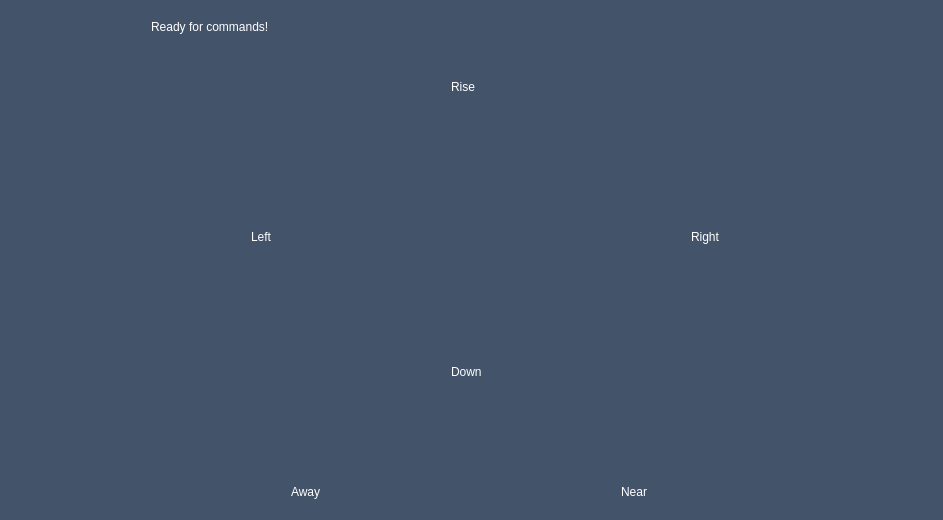
<?xml version="1.0" encoding="UTF-8"?>
<ui version="4.0">
 <class>MainWindow</class>
 <widget class="QMainWindow" name="MainWindow">
  <property name="geometry">
   <rect>
    <x>0</x>
    <y>0</y>
    <width>943</width>
    <height>520</height>
   </rect>
  </property>
  <property name="windowTitle">
   <string>MainWindow</string>
  </property>
  <widget class="QWidget" name="centralWidget">
   <property name="styleSheet">
    <string notr="true">background: rgb(67, 83, 106);</string>
   </property>
   <layout class="QGridLayout" name="gridLayout">
    <item row="0" column="0">
     <widget class="QStackedWidget" name="stackedWidget">
      <property name="styleSheet">
       <string notr="true">background: rgba(51, 64, 88, 0%);</string>
      </property>
      <property name="currentIndex">
       <number>1</number>
      </property>
      <widget class="QWidget" name="startPage">
       <property name="styleSheet">
        <string notr="true">background: rgb(67, 83, 106)</string>
       </property>
       <widget class="QHoverSensitiveButton" name="backButton_3">
        <property name="geometry">
         <rect>
          <x>20</x>
          <y>10</y>
          <width>141</width>
          <height>71</height>
         </rect>
        </property>
        <property name="styleSheet">
         <string notr="true">background-color: rgba(0, 0, 0, 0%);
border: solid;
</string>
        </property>
        <property name="text">
         <string/>
        </property>
        <property name="icon">
         <iconset resource="resources.qrc">
          <normaloff>:/images/back.png</normaloff>:/images/back.png</iconset>
        </property>
        <property name="iconSize">
         <size>
          <width>100</width>
          <height>100</height>
         </size>
        </property>
       </widget>
       <widget class="QPushButton" name="pushButton_3">
        <property name="geometry">
         <rect>
          <x>180</x>
          <y>10</y>
          <width>661</width>
          <height>491</height>
         </rect>
        </property>
        <property name="styleSheet">
         <string notr="true">background-color: rgba(0, 0, 0, 0%);
border: solid;
</string>
        </property>
        <property name="text">
         <string/>
        </property>
        <property name="icon">
         <iconset resource="resources.qrc">
          <normaloff>:/images/settings-help.png</normaloff>:/images/settings-help.png</iconset>
        </property>
        <property name="iconSize">
         <size>
          <width>600</width>
          <height>500</height>
         </size>
        </property>
       </widget>
      </widget>
      <widget class="QWidget" name="movementPage">
       <widget class="QHoverSensitiveButton" name="releaseButton">
        <property name="geometry">
         <rect>
          <x>750</x>
          <y>390</y>
          <width>162</width>
          <height>102</height>
         </rect>
        </property>
        <property name="font">
         <font>
          <family>Helvetica</family>
          <pointsize>29</pointsize>
          <weight>50</weight>
          <italic>false</italic>
          <bold>false</bold>
         </font>
        </property>
        <property name="styleSheet">
         <string notr="true">background-color: rgba(90, 225, 143, 0%);
border-style: solid;
</string>
        </property>
        <property name="text">
         <string/>
        </property>
        <property name="icon">
         <iconset resource="resources.qrc">
          <normaloff>:/images/retract.png</normaloff>:/images/retract.png</iconset>
        </property>
        <property name="iconSize">
         <size>
          <width>120</width>
          <height>120</height>
         </size>
        </property>
       </widget>
       <widget class="QHoverSensitiveButton" name="forwardButton">
        <property name="geometry">
         <rect>
          <x>0</x>
          <y>280</y>
          <width>251</width>
          <height>101</height>
         </rect>
        </property>
        <property name="styleSheet">
         <string notr="true">background-color: rgba(38, 48, 71, 0%);
font: 29pt &quot;Helvetica&quot;;
border: solid;</string>
        </property>
        <property name="text">
         <string/>
        </property>
        <property name="icon">
         <iconset resource="resources.qrc">
          <normaloff>:/images/forward.png</normaloff>:/images/forward.png</iconset>
        </property>
        <property name="iconSize">
         <size>
          <width>200</width>
          <height>200</height>
         </size>
        </property>
       </widget>
       <widget class="QHoverSensitiveButton" name="backwardButton">
        <property name="geometry">
         <rect>
          <x>0</x>
          <y>390</y>
          <width>251</width>
          <height>101</height>
         </rect>
        </property>
        <property name="styleSheet">
         <string notr="true">background-color: rgba(38, 48, 71, 0%);
font: 29pt &quot;Helvetica&quot;;
border: solid;</string>
        </property>
        <property name="text">
         <string/>
        </property>
        <property name="icon">
         <iconset resource="resources.qrc">
          <normaloff>:/images/backward.png</normaloff>:/images/backward.png</iconset>
        </property>
        <property name="iconSize">
         <size>
          <width>200</width>
          <height>200</height>
         </size>
        </property>
       </widget>
       <widget class="QHoverSensitiveButton" name="upButton">
        <property name="geometry">
         <rect>
          <x>400</x>
          <y>100</y>
          <width>171</width>
          <height>71</height>
         </rect>
        </property>
        <property name="styleSheet">
         <string notr="true">background-color: rgba(38, 48, 71, 0%);
font: 20pt &quot;Helvetica&quot;;
border: solid;</string>
        </property>
        <property name="text">
         <string/>
        </property>
        <property name="icon">
         <iconset resource="resources.qrc">
          <normaloff>:/images/up.png</normaloff>:/images/up.png</iconset>
        </property>
        <property name="iconSize">
         <size>
          <width>120</width>
          <height>120</height>
         </size>
        </property>
       </widget>
       <widget class="QHoverSensitiveButton" name="leftButton">
        <property name="geometry">
         <rect>
          <x>310</x>
          <y>160</y>
          <width>91</width>
          <height>131</height>
         </rect>
        </property>
        <property name="styleSheet">
         <string notr="true">background-color: rgba(38, 48, 71, 0%);
font: 20pt &quot;Helvetica&quot;;
border: solid;</string>
        </property>
        <property name="text">
         <string/>
        </property>
        <property name="icon">
         <iconset resource="resources.qrc">
          <normaloff>:/images/left.png</normaloff>:/images/left.png</iconset>
        </property>
        <property name="iconSize">
         <size>
          <width>100</width>
          <height>120</height>
         </size>
        </property>
       </widget>
       <widget class="QHoverSensitiveButton" name="rightButton">
        <property name="geometry">
         <rect>
          <x>570</x>
          <y>160</y>
          <width>91</width>
          <height>131</height>
         </rect>
        </property>
        <property name="styleSheet">
         <string notr="true">background-color: rgba(38, 48, 71, 0%);
font: 20pt &quot;Helvetica&quot;;
border: solid;</string>
        </property>
        <property name="text">
         <string/>
        </property>
        <property name="icon">
         <iconset resource="resources.qrc">
          <normaloff>:/images/right.png</normaloff>:/images/right.png</iconset>
        </property>
        <property name="iconSize">
         <size>
          <width>100</width>
          <height>120</height>
         </size>
        </property>
       </widget>
       <widget class="QHoverSensitiveButton" name="downButton">
        <property name="geometry">
         <rect>
          <x>400</x>
          <y>260</y>
          <width>171</width>
          <height>71</height>
         </rect>
        </property>
        <property name="styleSheet">
         <string notr="true">background-color: rgba(38, 48, 71, 0%);
font: 20pt &quot;Helvetica&quot;;
border: solid;</string>
        </property>
        <property name="text">
         <string/>
        </property>
        <property name="icon">
         <iconset resource="resources.qrc">
          <normaloff>:/images/down.png</normaloff>:/images/down.png</iconset>
        </property>
        <property name="iconSize">
         <size>
          <width>120</width>
          <height>120</height>
         </size>
        </property>
       </widget>
       <widget class="QLabel" name="ready_label">
        <property name="geometry">
         <rect>
          <x>140</x>
          <y>0</y>
          <width>711</width>
          <height>31</height>
         </rect>
        </property>
        <property name="styleSheet">
         <string notr="true">qproperty-alignment: AlignCenter;
font: 20pt &quot;.Helvetica Neue DeskInterface&quot;;
color: white;
</string>
        </property>
        <property name="text">
         <string>Ready for commands!</string>
        </property>
       </widget>
       <widget class="QHoverSensitiveButton" name="clawLeft">
        <property name="geometry">
         <rect>
          <x>270</x>
          <y>340</y>
          <width>111</width>
          <height>131</height>
         </rect>
        </property>
        <property name="styleSheet">
         <string notr="true">background-color: rgba(38, 48, 71, 0%);
font: 29pt &quot;Helvetica&quot;;
border: solid;</string>
        </property>
        <property name="text">
         <string/>
        </property>
        <property name="icon">
         <iconset resource="resources.qrc">
          <normaloff>:/images/away.png</normaloff>:/images/away.png</iconset>
        </property>
        <property name="iconSize">
         <size>
          <width>120</width>
          <height>120</height>
         </size>
        </property>
       </widget>
       <widget class="QHoverSensitiveButton" name="clawRight">
        <property name="geometry">
         <rect>
          <x>590</x>
          <y>340</y>
          <width>121</width>
          <height>131</height>
         </rect>
        </property>
        <property name="styleSheet">
         <string notr="true">background-color: rgba(38, 48, 71, 0%);
font: 29pt &quot;Helvetica&quot;;
border: solid;
</string>
        </property>
        <property name="text">
         <string/>
        </property>
        <property name="icon">
         <iconset resource="resources.qrc">
          <normaloff>:/images/near.png</normaloff>:/images/near.png</iconset>
        </property>
        <property name="iconSize">
         <size>
          <width>120</width>
          <height>120</height>
         </size>
        </property>
       </widget>
       <widget class="QLabel" name="ready_label_2">
        <property name="geometry">
         <rect>
          <x>440</x>
          <y>60</y>
          <width>91</width>
          <height>31</height>
         </rect>
        </property>
        <property name="styleSheet">
         <string notr="true">qproperty-alignment: AlignCenter;
font: 20pt &quot;.Helvetica Neue DeskInterface&quot;;
color: white;
</string>
        </property>
        <property name="text">
         <string>Rise</string>
        </property>
       </widget>
       <widget class="QLabel" name="ready_label_3">
        <property name="geometry">
         <rect>
          <x>680</x>
          <y>210</y>
          <width>61</width>
          <height>31</height>
         </rect>
        </property>
        <property name="styleSheet">
         <string notr="true">qproperty-alignment: AlignCenter;
font: 20pt &quot;.Helvetica Neue DeskInterface&quot;;
color: white;
</string>
        </property>
        <property name="text">
         <string>Right</string>
        </property>
       </widget>
       <widget class="QLabel" name="ready_label_4">
        <property name="geometry">
         <rect>
          <x>440</x>
          <y>350</y>
          <width>91</width>
          <height>21</height>
         </rect>
        </property>
        <property name="styleSheet">
         <string notr="true">qproperty-alignment: AlignCenter;
font: 20pt &quot;.Helvetica Neue DeskInterface&quot;;
color: white;
</string>
        </property>
        <property name="text">
         <string>Down</string>
        </property>
       </widget>
       <widget class="QLabel" name="ready_label_5">
        <property name="geometry">
         <rect>
          <x>240</x>
          <y>210</y>
          <width>61</width>
          <height>31</height>
         </rect>
        </property>
        <property name="styleSheet">
         <string notr="true">qproperty-alignment: AlignCenter;
font: 20pt &quot;.Helvetica Neue DeskInterface&quot;;
color: white;
</string>
        </property>
        <property name="text">
         <string>Left</string>
        </property>
       </widget>
       <widget class="QHoverSensitiveButton" name="stopButton">
        <property name="geometry">
         <rect>
          <x>400</x>
          <y>170</y>
          <width>171</width>
          <height>91</height>
         </rect>
        </property>
        <property name="styleSheet">
         <string notr="true">background-color: rgba(90, 225, 143, 0%);
border: solid;</string>
        </property>
        <property name="text">
         <string/>
        </property>
        <property name="icon">
         <iconset resource="resources.qrc">
          <normaloff>:/images/cancel.png</normaloff>:/images/cancel.png</iconset>
        </property>
        <property name="iconSize">
         <size>
          <width>150</width>
          <height>100</height>
         </size>
        </property>
       </widget>
       <widget class="QHoverSensitiveButton" name="fetchButton">
        <property name="geometry">
         <rect>
          <x>760</x>
          <y>280</y>
          <width>141</width>
          <height>101</height>
         </rect>
        </property>
        <property name="styleSheet">
         <string notr="true">background-color: rgba(90, 225, 143, 0%);
border-style: solid;
</string>
        </property>
        <property name="text">
         <string/>
        </property>
        <property name="icon">
         <iconset resource="resources.qrc">
          <normaloff>:/images/extend.png</normaloff>:/images/extend.png</iconset>
        </property>
        <property name="iconSize">
         <size>
          <width>120</width>
          <height>120</height>
         </size>
        </property>
       </widget>
       <widget class="QLabel" name="voice_label">
        <property name="geometry">
         <rect>
          <x>150</x>
          <y>40</y>
          <width>731</width>
          <height>31</height>
         </rect>
        </property>
        <property name="styleSheet">
         <string notr="true">qproperty-alignment: AlignCenter;
font: 20pt &quot;.Helvetica Neue DeskInterface&quot;;
color: white;
</string>
        </property>
        <property name="text">
         <string/>
        </property>
       </widget>
       <widget class="QHoverSensitiveButton" name="tutorialButton">
        <property name="geometry">
         <rect>
          <x>830</x>
          <y>0</y>
          <width>61</width>
          <height>101</height>
         </rect>
        </property>
        <property name="styleSheet">
         <string notr="true">background-color: rgba(183, 183, 183, 0);
border: solid;</string>
        </property>
        <property name="text">
         <string/>
        </property>
        <property name="icon">
         <iconset resource="resources.qrc">
          <normaloff>:/images/help.png</normaloff>:/images/help.png</iconset>
        </property>
        <property name="iconSize">
         <size>
          <width>80</width>
          <height>60</height>
         </size>
        </property>
       </widget>
       <widget class="QHoverSensitiveButton" name="settingButton">
        <property name="geometry">
         <rect>
          <x>720</x>
          <y>0</y>
          <width>81</width>
          <height>91</height>
         </rect>
        </property>
        <property name="styleSheet">
         <string notr="true">background-color: rgba(183, 183, 183, 0%);
border: solid;</string>
        </property>
        <property name="text">
         <string/>
        </property>
        <property name="icon">
         <iconset resource="resources.qrc">
          <normaloff>:/images/gear.png</normaloff>:/images/gear.png</iconset>
        </property>
        <property name="iconSize">
         <size>
          <width>80</width>
          <height>80</height>
         </size>
        </property>
       </widget>
       <widget class="QLabel" name="ready_label_6">
        <property name="geometry">
         <rect>
          <x>280</x>
          <y>470</y>
          <width>91</width>
          <height>21</height>
         </rect>
        </property>
        <property name="styleSheet">
         <string notr="true">qproperty-alignment: AlignCenter;
font: 20pt &quot;.Helvetica Neue DeskInterface&quot;;
color: white;
</string>
        </property>
        <property name="text">
         <string>Away</string>
        </property>
       </widget>
       <widget class="QLabel" name="ready_label_7">
        <property name="geometry">
         <rect>
          <x>610</x>
          <y>470</y>
          <width>91</width>
          <height>21</height>
         </rect>
        </property>
        <property name="styleSheet">
         <string notr="true">qproperty-alignment: AlignCenter;
font: 20pt &quot;.Helvetica Neue DeskInterface&quot;;
color: white;
</string>
        </property>
        <property name="text">
         <string>Near</string>
        </property>
       </widget>
      </widget>
      <widget class="QWidget" name="settingsPage">
       <property name="styleSheet">
        <string notr="true">background: rgb(67, 83, 106)</string>
       </property>
       <widget class="QHoverSensitiveButton" name="backButton">
        <property name="geometry">
         <rect>
          <x>20</x>
          <y>10</y>
          <width>141</width>
          <height>71</height>
         </rect>
        </property>
        <property name="styleSheet">
         <string notr="true">background-color: rgba(0, 0, 0, 0%);
border: solid;
</string>
        </property>
        <property name="text">
         <string/>
        </property>
        <property name="icon">
         <iconset resource="resources.qrc">
          <normaloff>:/images/back.png</normaloff>:/images/back.png</iconset>
        </property>
        <property name="iconSize">
         <size>
          <width>100</width>
          <height>100</height>
         </size>
        </property>
       </widget>
       <widget class="QHoverSensitiveButton" name="hoverButton">
        <property name="geometry">
         <rect>
          <x>60</x>
          <y>240</y>
          <width>141</width>
          <height>71</height>
         </rect>
        </property>
        <property name="styleSheet">
         <string notr="true"/>
        </property>
        <property name="text">
         <string>ON</string>
        </property>
       </widget>
       <widget class="QLabel" name="label_4">
        <property name="geometry">
         <rect>
          <x>230</x>
          <y>260</y>
          <width>181</width>
          <height>41</height>
         </rect>
        </property>
        <property name="font">
         <font>
          <family>Helvetica</family>
          <pointsize>29</pointsize>
          <weight>50</weight>
          <italic>false</italic>
          <bold>false</bold>
         </font>
        </property>
        <property name="layoutDirection">
         <enum>Qt::LeftToRight</enum>
        </property>
        <property name="styleSheet">
         <string notr="true">qproperty-alignment: AlignCenter;
font: 29pt &quot;Helvetica&quot;;
color: white;</string>
        </property>
        <property name="text">
         <string>Hover Mode</string>
        </property>
       </widget>
       <widget class="QLabel" name="hover_time_label">
        <property name="geometry">
         <rect>
          <x>10</x>
          <y>420</y>
          <width>111</width>
          <height>31</height>
         </rect>
        </property>
        <property name="font">
         <font>
          <family>Helvetica</family>
          <pointsize>24</pointsize>
          <weight>50</weight>
          <italic>false</italic>
          <bold>false</bold>
         </font>
        </property>
        <property name="styleSheet">
         <string notr="true">qproperty-alignment: AlignCenter;
font: 24pt &quot;Helvetica&quot;;
color: white;</string>
        </property>
        <property name="text">
         <string>3.0 secs</string>
        </property>
       </widget>
       <widget class="QHoverSensitiveButton" name="hover_time_up_button">
        <property name="geometry">
         <rect>
          <x>130</x>
          <y>370</y>
          <width>71</width>
          <height>61</height>
         </rect>
        </property>
        <property name="styleSheet">
         <string notr="true">background-color: rgba(255, 248, 102, 0%);
font: 30pt &quot;.Helvetica Neue DeskInterface&quot;;
border: solid;</string>
        </property>
        <property name="text">
         <string/>
        </property>
        <property name="icon">
         <iconset resource="resources.qrc">
          <normaloff>:/images/plus.png</normaloff>:/images/plus.png</iconset>
        </property>
        <property name="iconSize">
         <size>
          <width>60</width>
          <height>60</height>
         </size>
        </property>
       </widget>
       <widget class="QHoverSensitiveButton" name="hover_time_down_button">
        <property name="geometry">
         <rect>
          <x>130</x>
          <y>430</y>
          <width>71</width>
          <height>61</height>
         </rect>
        </property>
        <property name="styleSheet">
         <string notr="true">background-color: rgba(29, 241, 240, 0%);
font: 30pt &quot;.Helvetica Neue DeskInterface&quot;;
border: solid</string>
        </property>
        <property name="text">
         <string/>
        </property>
        <property name="icon">
         <iconset resource="resources.qrc">
          <normaloff>:/images/minus.png</normaloff>:/images/minus.png</iconset>
        </property>
        <property name="iconSize">
         <size>
          <width>60</width>
          <height>60</height>
         </size>
        </property>
       </widget>
       <widget class="QLabel" name="label_6">
        <property name="geometry">
         <rect>
          <x>240</x>
          <y>420</y>
          <width>151</width>
          <height>41</height>
         </rect>
        </property>
        <property name="font">
         <font>
          <family>Helvetica</family>
          <pointsize>29</pointsize>
          <weight>50</weight>
          <italic>false</italic>
          <bold>false</bold>
         </font>
        </property>
        <property name="layoutDirection">
         <enum>Qt::LeftToRight</enum>
        </property>
        <property name="styleSheet">
         <string notr="true">qproperty-alignment: AlignCenter;
font: 29pt &quot;Helvetica&quot;;
color: white;</string>
        </property>
        <property name="text">
         <string>Hover Time</string>
        </property>
       </widget>
       <widget class="QPushButton" name="pushButton_2">
        <property name="geometry">
         <rect>
          <x>380</x>
          <y>0</y>
          <width>221</width>
          <height>91</height>
         </rect>
        </property>
        <property name="styleSheet">
         <string notr="true">background-color: rgba(0,0,0,0%);
border: solid;
</string>
        </property>
        <property name="text">
         <string/>
        </property>
        <property name="icon">
         <iconset resource="resources.qrc">
          <normaloff>:/images/settings-title.png</normaloff>:/images/settings-title.png</iconset>
        </property>
        <property name="iconSize">
         <size>
          <width>150</width>
          <height>100</height>
         </size>
        </property>
       </widget>
       <widget class="QHoverSensitiveButton" name="change_fetch_vals_button">
        <property name="geometry">
         <rect>
          <x>60</x>
          <y>130</y>
          <width>141</width>
          <height>71</height>
         </rect>
        </property>
        <property name="text">
         <string/>
        </property>
       </widget>
       <widget class="QLabel" name="label_7">
        <property name="geometry">
         <rect>
          <x>220</x>
          <y>140</y>
          <width>201</width>
          <height>61</height>
         </rect>
        </property>
        <property name="font">
         <font>
          <family>Helvetica</family>
          <pointsize>29</pointsize>
          <weight>50</weight>
          <italic>false</italic>
          <bold>false</bold>
         </font>
        </property>
        <property name="layoutDirection">
         <enum>Qt::LeftToRight</enum>
        </property>
        <property name="styleSheet">
         <string notr="true">qproperty-alignment: AlignCenter;
font: 29pt &quot;Helvetica&quot;;
color: white;</string>
        </property>
        <property name="text">
         <string>Save Current
 Settings</string>
        </property>
       </widget>
       <widget class="QLabel" name="label_5">
        <property name="geometry">
         <rect>
          <x>680</x>
          <y>120</y>
          <width>221</width>
          <height>41</height>
         </rect>
        </property>
        <property name="font">
         <font>
          <family>Helvetica</family>
          <pointsize>29</pointsize>
          <weight>50</weight>
          <italic>false</italic>
          <bold>false</bold>
         </font>
        </property>
        <property name="layoutDirection">
         <enum>Qt::LeftToRight</enum>
        </property>
        <property name="styleSheet">
         <string notr="true">qproperty-alignment: AlignCenter;
font: 29pt &quot;Helvetica&quot;;
color: white;</string>
        </property>
        <property name="text">
         <string>Claw Rotation</string>
        </property>
       </widget>
       <widget class="QHoverSensitiveButton" name="claw_rotation_up_button">
        <property name="geometry">
         <rect>
          <x>600</x>
          <y>90</y>
          <width>71</width>
          <height>61</height>
         </rect>
        </property>
        <property name="styleSheet">
         <string notr="true">background-color: rgba(29, 241, 240, 0%);
font: 30pt &quot;.Helvetica Neue DeskInterface&quot;;
border: solid</string>
        </property>
        <property name="text">
         <string/>
        </property>
        <property name="icon">
         <iconset resource="resources.qrc">
          <normaloff>:/images/plus.png</normaloff>:/images/plus.png</iconset>
        </property>
        <property name="iconSize">
         <size>
          <width>60</width>
          <height>60</height>
         </size>
        </property>
       </widget>
       <widget class="QHoverSensitiveButton" name="claw_rotation_down_button">
        <property name="geometry">
         <rect>
          <x>600</x>
          <y>150</y>
          <width>71</width>
          <height>61</height>
         </rect>
        </property>
        <property name="styleSheet">
         <string notr="true">background-color: rgba(29, 241, 240, 0%);
font: 30pt &quot;.Helvetica Neue DeskInterface&quot;;
border: solid</string>
        </property>
        <property name="text">
         <string/>
        </property>
        <property name="icon">
         <iconset resource="resources.qrc">
          <normaloff>:/images/minus.png</normaloff>:/images/minus.png</iconset>
        </property>
        <property name="iconSize">
         <size>
          <width>71</width>
          <height>61</height>
         </size>
        </property>
       </widget>
       <widget class="QHoverSensitiveButton" name="move_delay_up_button">
        <property name="geometry">
         <rect>
          <x>600</x>
          <y>370</y>
          <width>71</width>
          <height>61</height>
         </rect>
        </property>
        <property name="styleSheet">
         <string notr="true">background-color: rgba(29, 241, 240, 0%);
font: 30pt &quot;.Helvetica Neue DeskInterface&quot;;
border: solid</string>
        </property>
        <property name="text">
         <string/>
        </property>
        <property name="icon">
         <iconset resource="resources.qrc">
          <normaloff>:/images/plus.png</normaloff>:/images/plus.png</iconset>
        </property>
        <property name="iconSize">
         <size>
          <width>60</width>
          <height>60</height>
         </size>
        </property>
       </widget>
       <widget class="QHoverSensitiveButton" name="move_delay_down_button">
        <property name="geometry">
         <rect>
          <x>600</x>
          <y>430</y>
          <width>71</width>
          <height>61</height>
         </rect>
        </property>
        <property name="styleSheet">
         <string notr="true">background-color: rgba(29, 241, 240, 0%);
font: 30pt &quot;.Helvetica Neue DeskInterface&quot;;
border: solid</string>
        </property>
        <property name="text">
         <string/>
        </property>
        <property name="icon">
         <iconset resource="resources.qrc">
          <normaloff>:/images/minus.png</normaloff>:/images/minus.png</iconset>
        </property>
        <property name="iconSize">
         <size>
          <width>60</width>
          <height>60</height>
         </size>
        </property>
       </widget>
       <widget class="QLabel" name="label_9">
        <property name="geometry">
         <rect>
          <x>700</x>
          <y>410</y>
          <width>171</width>
          <height>41</height>
         </rect>
        </property>
        <property name="font">
         <font>
          <family>Helvetica</family>
          <pointsize>29</pointsize>
          <weight>50</weight>
          <italic>false</italic>
          <bold>false</bold>
         </font>
        </property>
        <property name="layoutDirection">
         <enum>Qt::LeftToRight</enum>
        </property>
        <property name="styleSheet">
         <string notr="true">qproperty-alignment: AlignCenter;
font: 29pt &quot;Helvetica&quot;;
color: white;</string>
        </property>
        <property name="text">
         <string>Move Delay</string>
        </property>
       </widget>
       <widget class="QLabel" name="claw_rotation_label">
        <property name="geometry">
         <rect>
          <x>460</x>
          <y>120</y>
          <width>131</width>
          <height>31</height>
         </rect>
        </property>
        <property name="font">
         <font>
          <family>Helvetica</family>
          <pointsize>24</pointsize>
          <weight>50</weight>
          <italic>false</italic>
          <bold>false</bold>
         </font>
        </property>
        <property name="styleSheet">
         <string notr="true">qproperty-alignment: AlignCenter;
font: 24pt &quot;Helvetica&quot;;
color: white;</string>
        </property>
        <property name="text">
         <string>VAL</string>
        </property>
       </widget>
       <widget class="QLabel" name="move_delay_label">
        <property name="geometry">
         <rect>
          <x>460</x>
          <y>420</y>
          <width>131</width>
          <height>31</height>
         </rect>
        </property>
        <property name="font">
         <font>
          <family>Helvetica</family>
          <pointsize>24</pointsize>
          <weight>50</weight>
          <italic>false</italic>
          <bold>false</bold>
         </font>
        </property>
        <property name="styleSheet">
         <string notr="true">qproperty-alignment: AlignCenter;
font: 24pt &quot;Helvetica&quot;;
color: white;</string>
        </property>
        <property name="text">
         <string> VAL</string>
        </property>
       </widget>
       <widget class="QLabel" name="arm_rotation_label">
        <property name="geometry">
         <rect>
          <x>460</x>
          <y>270</y>
          <width>131</width>
          <height>31</height>
         </rect>
        </property>
        <property name="font">
         <font>
          <family>Helvetica</family>
          <pointsize>24</pointsize>
          <weight>50</weight>
          <italic>false</italic>
          <bold>false</bold>
         </font>
        </property>
        <property name="styleSheet">
         <string notr="true">qproperty-alignment: AlignCenter;
font: 24pt &quot;Helvetica&quot;;
color: white;</string>
        </property>
        <property name="text">
         <string> VAL</string>
        </property>
       </widget>
       <widget class="QHoverSensitiveButton" name="arm_rotation_up_button">
        <property name="geometry">
         <rect>
          <x>600</x>
          <y>230</y>
          <width>71</width>
          <height>61</height>
         </rect>
        </property>
        <property name="styleSheet">
         <string notr="true">background-color: rgba(29, 241, 240, 0%);
font: 30pt &quot;.Helvetica Neue DeskInterface&quot;;
border: solid</string>
        </property>
        <property name="text">
         <string/>
        </property>
        <property name="icon">
         <iconset resource="resources.qrc">
          <normaloff>:/images/plus.png</normaloff>:/images/plus.png</iconset>
        </property>
        <property name="iconSize">
         <size>
          <width>60</width>
          <height>60</height>
         </size>
        </property>
       </widget>
       <widget class="QLabel" name="label_10">
        <property name="geometry">
         <rect>
          <x>690</x>
          <y>270</y>
          <width>191</width>
          <height>41</height>
         </rect>
        </property>
        <property name="font">
         <font>
          <family>Helvetica</family>
          <pointsize>29</pointsize>
          <weight>50</weight>
          <italic>false</italic>
          <bold>false</bold>
         </font>
        </property>
        <property name="layoutDirection">
         <enum>Qt::LeftToRight</enum>
        </property>
        <property name="styleSheet">
         <string notr="true">qproperty-alignment: AlignCenter;
font: 29pt &quot;Helvetica&quot;;
color: white;</string>
        </property>
        <property name="text">
         <string>Arm Rotation</string>
        </property>
       </widget>
       <widget class="QHoverSensitiveButton" name="arm_rotation_down_button">
        <property name="geometry">
         <rect>
          <x>600</x>
          <y>290</y>
          <width>71</width>
          <height>61</height>
         </rect>
        </property>
        <property name="styleSheet">
         <string notr="true">background-color: rgba(29, 241, 240, 0%);
font: 30pt &quot;.Helvetica Neue DeskInterface&quot;;
border: solid</string>
        </property>
        <property name="text">
         <string/>
        </property>
        <property name="icon">
         <iconset resource="resources.qrc">
          <normaloff>:/images/minus.png</normaloff>:/images/minus.png</iconset>
        </property>
        <property name="iconSize">
         <size>
          <width>60</width>
          <height>60</height>
         </size>
        </property>
       </widget>
       <widget class="QHoverSensitiveButton" name="settingsTutorial">
        <property name="geometry">
         <rect>
          <x>820</x>
          <y>10</y>
          <width>81</width>
          <height>81</height>
         </rect>
        </property>
        <property name="styleSheet">
         <string notr="true">background-color: rgba(29, 241, 240, 0%);
font: 30pt &quot;.Helvetica Neue DeskInterface&quot;;
border: solid</string>
        </property>
        <property name="text">
         <string/>
        </property>
        <property name="icon">
         <iconset resource="resources.qrc">
          <normaloff>:/images/help.png</normaloff>:/images/help.png</iconset>
        </property>
        <property name="iconSize">
         <size>
          <width>80</width>
          <height>60</height>
         </size>
        </property>
       </widget>
      </widget>
      <widget class="QWidget" name="tutorialPage">
       <widget class="QHoverSensitiveButton" name="backButton_2">
        <property name="geometry">
         <rect>
          <x>12</x>
          <y>12</y>
          <width>151</width>
          <height>61</height>
         </rect>
        </property>
        <property name="styleSheet">
         <string notr="true">background-color: rgba(0,0,0,0%);
border: solid;</string>
        </property>
        <property name="text">
         <string/>
        </property>
        <property name="icon">
         <iconset resource="resources.qrc">
          <normaloff>:/images/back.png</normaloff>:/images/back.png</iconset>
        </property>
        <property name="iconSize">
         <size>
          <width>100</width>
          <height>100</height>
         </size>
        </property>
       </widget>
       <widget class="QPushButton" name="pushButton">
        <property name="geometry">
         <rect>
          <x>150</x>
          <y>0</y>
          <width>751</width>
          <height>511</height>
         </rect>
        </property>
        <property name="styleSheet">
         <string notr="true">background: rgba(0, 0, 0, 0%);
border-style: solid;
</string>
        </property>
        <property name="text">
         <string/>
        </property>
        <property name="icon">
         <iconset resource="resources.qrc">
          <normaloff>:/images/tutorial_new.png</normaloff>:/images/tutorial_new.png</iconset>
        </property>
        <property name="iconSize">
         <size>
          <width>650</width>
          <height>600</height>
         </size>
        </property>
       </widget>
      </widget>
      <widget class="QWidget" name="countdown">
       <widget class="QLabel" name="countdownLabel">
        <property name="geometry">
         <rect>
          <x>180</x>
          <y>90</y>
          <width>601</width>
          <height>151</height>
         </rect>
        </property>
        <property name="font">
         <font>
          <pointsize>150</pointsize>
          <weight>75</weight>
          <bold>true</bold>
         </font>
        </property>
        <property name="styleSheet">
         <string notr="true">background: rgb(67, 83, 106);
qproperty-alignment: AlignCenter;
color: white;
</string>
        </property>
        <property name="text">
         <string>5</string>
        </property>
       </widget>
       <widget class="QLabel" name="countdownLabel2">
        <property name="geometry">
         <rect>
          <x>180</x>
          <y>240</y>
          <width>611</width>
          <height>151</height>
         </rect>
        </property>
        <property name="font">
         <font>
          <pointsize>50</pointsize>
         </font>
        </property>
        <property name="styleSheet">
         <string notr="true">background: rgb(67, 83, 106);
qproperty-alignment: AlignCenter;
color: white;</string>
        </property>
        <property name="text">
         <string>SECONDS REMAINING</string>
        </property>
       </widget>
       <widget class="QHoverSensitiveButton" name="retract_cancel_button">
        <property name="geometry">
         <rect>
          <x>380</x>
          <y>360</y>
          <width>211</width>
          <height>118</height>
         </rect>
        </property>
        <property name="text">
         <string/>
        </property>
        <property name="icon">
         <iconset resource="resources.qrc">
          <normaloff>:/images/cancel.png</normaloff>:/images/cancel.png</iconset>
        </property>
        <property name="iconSize">
         <size>
          <width>205</width>
          <height>125</height>
         </size>
        </property>
       </widget>
      </widget>
     </widget>
    </item>
   </layout>
  </widget>
 </widget>
 <layoutdefault spacing="6" margin="11"/>
 <customwidgets>
  <customwidget>
   <class>QHoverSensitiveButton</class>
   <extends>QPushButton</extends>
   <header>qhoversensitivebutton.h</header>
  </customwidget>
 </customwidgets>
 <resources>
  <include location="resources.qrc"/>
 </resources>
 <connections/>
</ui>
